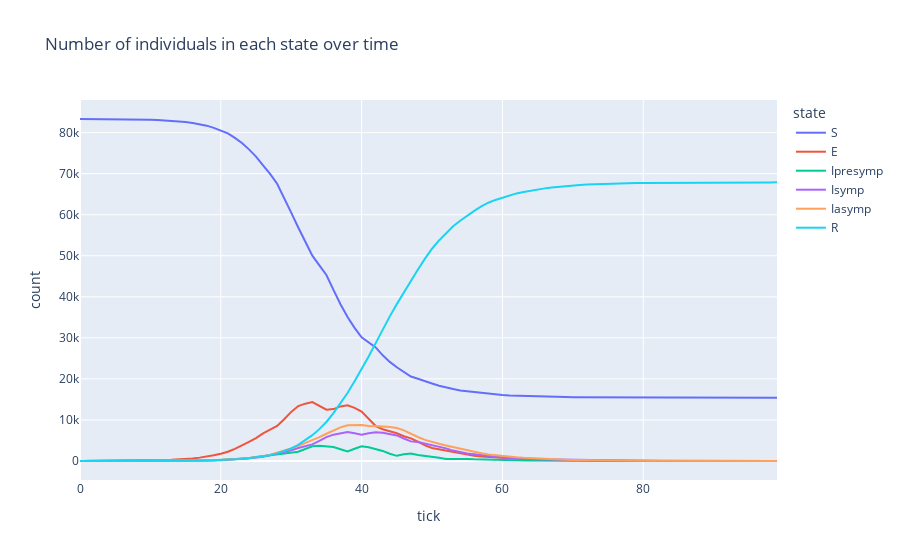

The notebook cell saved with this chart:
### Code cell
states = summary.columns
states.remove("tick")

title = "Number of individuals in each state over time"
pdf = summary.melt(id_vars="tick", value_vars=states, variable_name="state", value_name="count")
px.line(pdf, x="tick", y="count", color="state", title=title)

### Figure 1 — Plotly figure (JSON) as saved in the notebook; plotly's stock layout.template omitted (floating-point values rounded to 4 significant figures)
{"data": [{"hovertemplate": "state=S<br>tick=%{x}<br>count=%{y}<extra></extra>", "legendgroup": "S", "line": {"color": "#636efa", "dash": "solid"}, "marker": {"symbol": "circle"}, "mode": "lines", "name": "S", "orientation": "h", "showlegend": true, "type": "scatter", "x": [0, 1, 2, 3, 4, 5, 6, 7, 8, 9, 10, 11, 12, 13, 14, 15, 16, 17, 18, 19, 20, 21, 22, 23, 24, 25, 26, 27, 28, 29, 30, 31, 32, 33, 34, 35, 36, 37, 38, 39, 40, 41, 42, 43, 44, 45, 46, 47, 48, 49, 50, 51, 52, 53, 54, 55, 56, 57, 58, 59, 60, 61, 62, 63, 64, 65, 66, 67, 68, 69, 70, 71, 72, 73, 74, 75, 76, 77, 78, 79, 80, 81, 82, 83, 84, 85, 86, 87, 88, 89, 90, 91, 92, 93, 94, 95, 96, 97, 98, 99], "xaxis": "x", "y": [83308, 83303, 83298, 83292, 83280, 83270, 83244, 83228, 83191, 83150, 83105, 83042, 82965, 82861, 82743, 82591, 82349, 82049, 81686, 81150, 80558, 79813, 78707, 77451, 75913, 74149, 72024, 69928, 67529, 64150, 60489, 56884, 53509, 50007, 47667, 45307, 41693, 38177, 35080, 32431, 30147, 28915, 27660, 25739, 24142, 22836, 21619, 20572, 20035, 19536, 18885, 18336, 17875, 17516, 17185, 16978, 16780, 16569, 16397, 16232, 16102, 15977, 15907, 15853, 15792, 15721, 15668, 15635, 15601, 15573, 15559, 15537, 15519, 15514, 15502, 15493, 15485, 15478, 15469, 15465, 15461, 15459, 15453, 15450, 15447, 15445, 15444, 15443, 15441, 15441, 15441, 15441, 15441, 15440, 15438, 15437, 15437, 15437, 15437, 15436], "yaxis": "y"}, {"hovertemplate": "state=E<br>tick=%{x}<br>count=%{y}<extra></extra>", "legendgroup": "E", "line": {"color": "#EF553B", "dash": "solid"}, "marker": {"symbol": "circle"}, "mode": "lines", "name": "E", "orientation": "h", "showlegend": true, "type": "scatter", "x": [0, 1, 2, 3, 4, 5, 6, 7, 8, 9, 10, 11, 12, 13, 14, 15, 16, 17, 18, 19, 20, 21, 22, 23, 24, 25, 26, 27, 28, 29, 30, 31, 32, 33, 34, 35, 36, 37, 38, 39, 40, 41, 42, 43, 44, 45, 46, 47, 48, 49, 50, 51, 52, 53, 54, 55, 56, 57, 58, 59, 60, 61, 62, 63, 64, 65, 66, 67, 68, 69, 70, 71, 72, 73, 74, 75, 76, 77, 78, 79, 80, 81, 82, 83, 84, 85, 86, 87, 88, 89, 90, 91, 92, 93, 94, 95, 96, 97, 98, 99], "xaxis": "x", "y": [5, 10, 13, 17, 25, 30, 49, 57, 85, 113, 138, 173, 226, 288, 367, 454, 614, 822, 1051, 1410, 1767, 2246, 2949, 3746, 4679, 5581, 6743, 7616, 8537, 10159, 11969, 13388, 13970, 14346, 13476, 12510, 12649, 13294, 13576, 12941, 12057, 10258, 8514, 7729, 7303, 6757, 6018, 5510, 4695, 3817, 3181, 2848, 2502, 2150, 1891, 1577, 1306, 1091, 946, 845, 763, 663, 546, 436, 349, 316, 282, 233, 191, 165, 134, 110, 95, 75, 63, 51, 43, 37, 38, 34, 29, 21, 23, 22, 20, 10, 7, 6, 7, 7, 6, 4, 3, 1, 3, 4, 3, 3, 1, 2], "yaxis": "y"}, {"hovertemplate": "state=Ipresymp<br>tick=%{x}<br>count=%{y}<extra></extra>", "legendgroup": "Ipresymp", "line": {"color": "#00cc96", "dash": "solid"}, "marker": {"symbol": "circle"}, "mode": "lines", "name": "Ipresymp", "orientation": "h", "showlegend": true, "type": "scatter", "x": [0, 1, 2, 3, 4, 5, 6, 7, 8, 9, 10, 11, 12, 13, 14, 15, 16, 17, 18, 19, 20, 21, 22, 23, 24, 25, 26, 27, 28, 29, 30, 31, 32, 33, 34, 35, 36, 37, 38, 39, 40, 41, 42, 43, 44, 45, 46, 47, 48, 49, 50, 51, 52, 53, 54, 55, 56, 57, 58, 59, 60, 61, 62, 63, 64, 65, 66, 67, 68, 69, 70, 71, 72, 73, 74, 75, 76, 77, 78, 79, 80, 81, 82, 83, 84, 85, 86, 87, 88, 89, 90, 91, 92, 93, 94, 95, 96, 97, 98, 99], "xaxis": "x", "y": [0, 0, 2, 4, 5, 7, 8, 8, 7, 14, 22, 32, 36, 43, 50, 62, 96, 112, 139, 208, 283, 329, 445, 562, 666, 961, 1204, 1398, 1624, 1916, 2122, 2262, 2928, 3597, 3712, 3542, 3422, 2853, 2314, 2990, 3606, 3344, 2885, 2450, 1757, 1256, 1634, 1841, 1468, 1262, 1144, 784, 512, 560, 576, 505, 417, 350, 270, 203, 190, 180, 174, 152, 132, 100, 61, 61, 76, 67, 47, 36, 26, 12, 17, 23, 12, 8, 7, 7, 8, 5, 4, 4, 4, 7, 8, 5, 2, 0, 0, 0, 0, 0, 0, 0, 1, 1, 1, 1], "yaxis": "y"}, {"hovertemplate": "state=Isymp<br>tick=%{x}<br>count=%{y}<extra></extra>", "legendgroup": "Isymp", "line": {"color": "#ab63fa", "dash": "solid"}, "marker": {"symbol": "circle"}, "mode": "lines", "name": "Isymp", "orientation": "h", "showlegend": true, "type": "scatter", "x": [0, 1, 2, 3, 4, 5, 6, 7, 8, 9, 10, 11, 12, 13, 14, 15, 16, 17, 18, 19, 20, 21, 22, 23, 24, 25, 26, 27, 28, 29, 30, 31, 32, 33, 34, 35, 36, 37, 38, 39, 40, 41, 42, 43, 44, 45, 46, 47, 48, 49, 50, 51, 52, 53, 54, 55, 56, 57, 58, 59, 60, 61, 62, 63, 64, 65, 66, 67, 68, 69, 70, 71, 72, 73, 74, 75, 76, 77, 78, 79, 80, 81, 82, 83, 84, 85, 86, 87, 88, 89, 90, 91, 92, 93, 94, 95, 96, 97, 98, 99], "xaxis": "x", "y": [0, 0, 0, 0, 2, 4, 7, 11, 13, 14, 16, 24, 32, 46, 46, 62, 71, 91, 127, 156, 208, 296, 399, 499, 675, 824, 1044, 1409, 1771, 2217, 2618, 3176, 3573, 4044, 4903, 5803, 6415, 6744, 7081, 6736, 6426, 6783, 7008, 6907, 6613, 6225, 5472, 4776, 4607, 4256, 3791, 3431, 3072, 2536, 2108, 1825, 1638, 1412, 1200, 1062, 877, 745, 612, 566, 493, 434, 406, 340, 262, 231, 210, 191, 148, 128, 98, 76, 64, 52, 43, 41, 34, 33, 28, 21, 20, 16, 10, 14, 14, 14, 11, 9, 7, 5, 3, 2, 2, 1, 1, 1], "yaxis": "y"}, {"hovertemplate": "state=Iasymp<br>tick=%{x}<br>count=%{y}<extra></extra>", "legendgroup": "Iasymp", "line": {"color": "#FFA15A", "dash": "solid"}, "marker": {"symbol": "circle"}, "mode": "lines", "name": "Iasymp", "orientation": "h", "showlegend": true, "type": "scatter", "x": [0, 1, 2, 3, 4, 5, 6, 7, 8, 9, 10, 11, 12, 13, 14, 15, 16, 17, 18, 19, 20, 21, 22, 23, 24, 25, 26, 27, 28, 29, 30, 31, 32, 33, 34, 35, 36, 37, 38, 39, 40, 41, 42, 43, 44, 45, 46, 47, 48, 49, 50, 51, 52, 53, 54, 55, 56, 57, 58, 59, 60, 61, 62, 63, 64, 65, 66, 67, 68, 69, 70, 71, 72, 73, 74, 75, 76, 77, 78, 79, 80, 81, 82, 83, 84, 85, 86, 87, 88, 89, 90, 91, 92, 93, 94, 95, 96, 97, 98, 99], "xaxis": "x", "y": [0, 0, 0, 0, 1, 2, 5, 9, 14, 16, 25, 31, 33, 44, 58, 77, 98, 123, 159, 199, 250, 323, 422, 543, 723, 928, 1187, 1546, 1989, 2473, 3026, 3679, 4323, 5021, 5794, 6643, 7482, 8189, 8696, 8815, 8773, 8540, 8527, 8431, 8266, 8026, 7461, 6618, 5851, 5149, 4605, 4183, 3791, 3379, 3015, 2601, 2228, 1882, 1584, 1379, 1200, 1032, 892, 766, 658, 553, 486, 400, 345, 278, 230, 198, 168, 152, 133, 113, 100, 78, 64, 47, 42, 39, 33, 27, 26, 27, 21, 14, 12, 9, 4, 5, 4, 7, 7, 6, 5, 4, 3, 2], "yaxis": "y"}, {"hovertemplate": "state=R<br>tick=%{x}<br>count=%{y}<extra></extra>", "legendgroup": "R", "line": {"color": "#19d3f3", "dash": "solid"}, "marker": {"symbol": "circle"}, "mode": "lines", "name": "R", "orientation": "h", "showlegend": true, "type": "scatter", "x": [0, 1, 2, 3, 4, 5, 6, 7, 8, 9, 10, 11, 12, 13, 14, 15, 16, 17, 18, 19, 20, 21, 22, 23, 24, 25, 26, 27, 28, 29, 30, 31, 32, 33, 34, 35, 36, 37, 38, 39, 40, 41, 42, 43, 44, 45, 46, 47, 48, 49, 50, 51, 52, 53, 54, 55, 56, 57, 58, 59, 60, 61, 62, 63, 64, 65, 66, 67, 68, 69, 70, 71, 72, 73, 74, 75, 76, 77, 78, 79, 80, 81, 82, 83, 84, 85, 86, 87, 88, 89, 90, 91, 92, 93, 94, 95, 96, 97, 98, 99], "xaxis": "x", "y": [0, 0, 0, 0, 0, 0, 0, 0, 3, 6, 7, 11, 21, 31, 49, 67, 85, 116, 151, 190, 247, 306, 391, 512, 657, 870, 1111, 1416, 1863, 2398, 3089, 3924, 5010, 6298, 7761, 9508, 11652, 14056, 16566, 19400, 22304, 25473, 28719, 32057, 35232, 38213, 41109, 43996, 46657, 49293, 51707, 53731, 55561, 57172, 58538, 59827, 60944, 62009, 62916, 63592, 64181, 64716, 65182, 65540, 65889, 66189, 66410, 66644, 66838, 66999, 67133, 67241, 67357, 67432, 67500, 67557, 67609, 67660, 67692, 67719, 67739, 67756, 67772, 67789, 67796, 67808, 67823, 67831, 67837, 67842, 67851, 67854, 67858, 67860, 67862, 67864, 67865, 67867, 67870, 67871], "yaxis": "y"}], "layout": {"autosize": true, "legend": {"title": {"text": "state"}, "tracegroupgap": 0}, "title": {"text": "Number of individuals in each state over time"}, "xaxis": {"anchor": "y", "autorange": true, "domain": [0, 1], "range": [0, 99], "title": {"text": "tick"}, "type": "linear"}, "yaxis": {"anchor": "x", "autorange": true, "domain": [0, 1], "range": [-4628.0, 87940.0], "title": {"text": "count"}, "type": "linear"}}}
